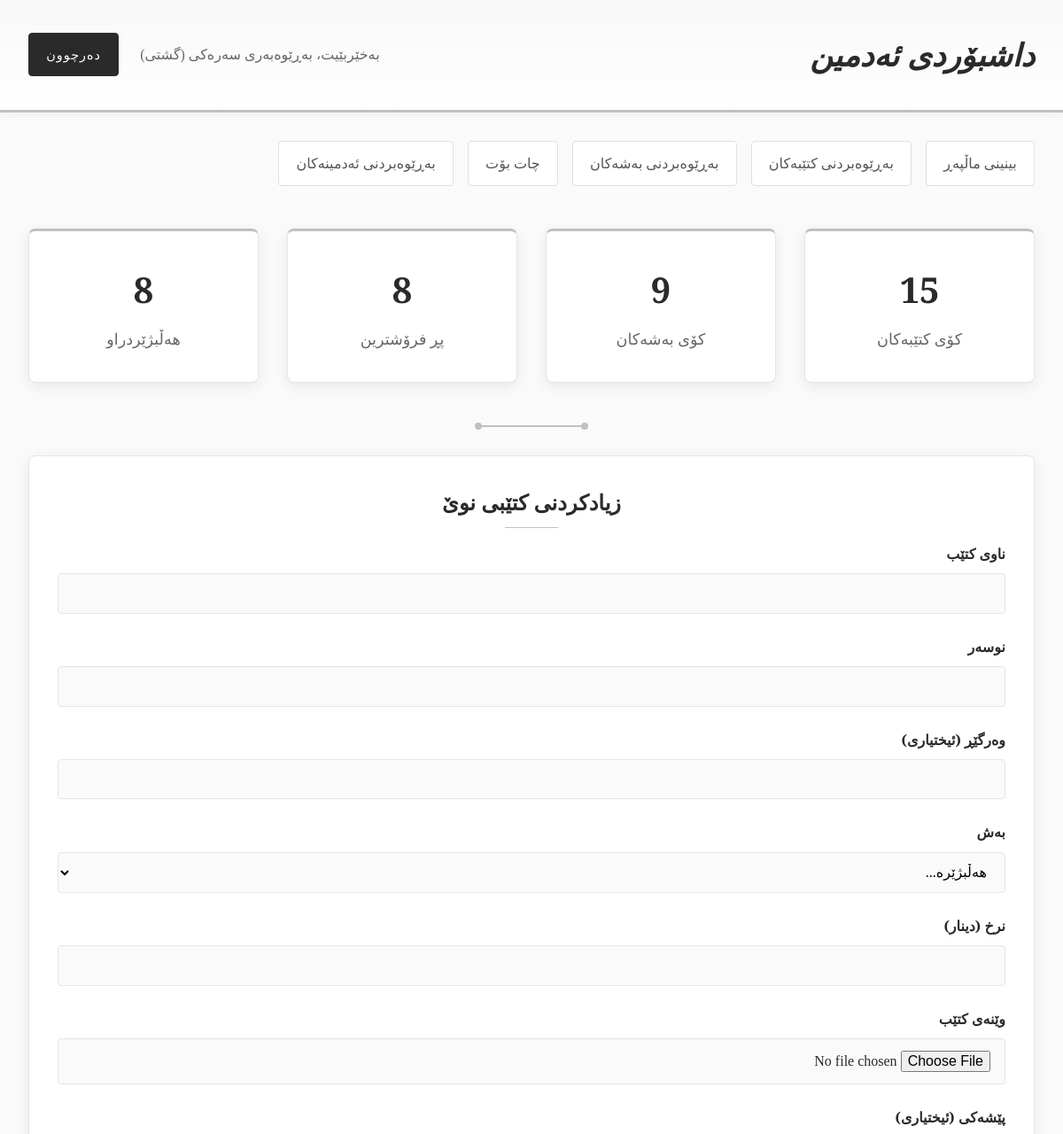
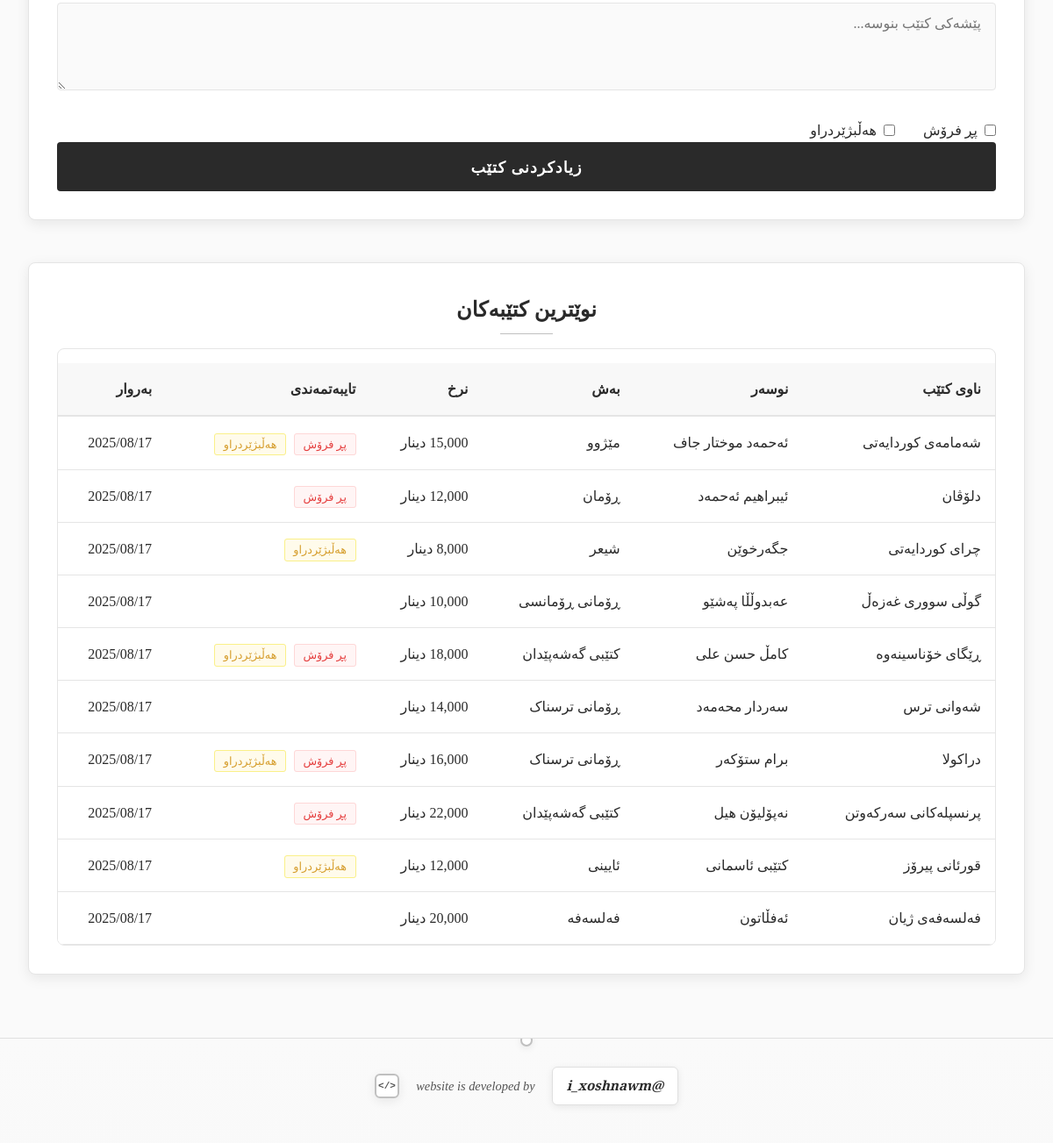
The app's page /admin_dashboard.php (signed in) with its own data (2 pictures, top to bottom).
### tables this page shows
CREATE TABLE books (
    book_id INT AUTO_INCREMENT,
    book_title VARCHAR(255) NOT NULL,
    author VARCHAR(255) NOT NULL,
    translator VARCHAR(255) NULL,
    genre VARCHAR(100) NOT NULL,
    category_id INT,
    price DECIMAL(10,2) NOT NULL,
    book_image VARCHAR(255) DEFAULT 'default_book.jpg',
    description TEXT,
    is_featured BOOLEAN DEFAULT FALSE,
    is_bestseller BOOLEAN DEFAULT FALSE,
    view_count INT DEFAULT 0,
    created_date TIMESTAMP DEFAULT CURRENT_TIMESTAMP,
    PRIMARY KEY (book_id),
    KEY category_key (category_id)
);

CREATE TABLE categories (
    category_id INT AUTO_INCREMENT,
    category_name VARCHAR(100) NOT NULL,
    category_description TEXT,
    created_date TIMESTAMP DEFAULT CURRENT_TIMESTAMP,
    PRIMARY KEY (category_id)
);

### admin_dashboard.php (the view, shortened to what this page needs)
<?php
require_once 'config.php';
$stmt = $conn->query("SELECT COUNT(*) as total_books FROM books");
$total_books = $stmt->fetch(PDO::FETCH_ASSOC)['total_books'];
$stmt = $conn->query("SELECT COUNT(*) as total_categories FROM categories WHERE category_id > 1");
$total_categories = $stmt->fetch(PDO::FETCH_ASSOC)['total_categories'];
$stmt = $conn->query("SELECT COUNT(*) as bestsellers FROM books WHERE is_bestseller = 1");
$bestsellers = $stmt->fetch(PDO::FETCH_ASSOC)['bestsellers'];
$stmt = $conn->query("SELECT COUNT(*) as featured FROM books WHERE is_featured = 1");
$featured = $stmt->fetch(PDO::FETCH_ASSOC)['featured'];
$stmt = $conn->query("SELECT b.*, c.category_name FROM books b LEFT JOIN categories c ON b.category_id = c.category_id ORDER BY b.created_date DESC LIMIT 10");
$recent_books = $stmt->fetchAll(PDO::FETCH_ASSOC);
?>
<!DOCTYPE html>
<html lang="ku" dir="rtl">
<head>
</head>
<body>
    <div class="header">
        <div class="header-content">
            <h1>داشبۆردی ئەدمین</h1>
            <div class="admin-info">
                <span>بەخێربێیت، <?php echo $_SESSION['admin_name']; ?> (<?php echo $_SESSION['admin_type']; ?>)</span>
                <a href="logout.php" class="logout-btn">دەرچوون</a>
            </div>
        </div>
    </div>
    <div class="container">
        <div class="nav-links">
            <a href="index.php" class="nav-link">بینینی ماڵپەڕ</a>
            <a href="manage_books.php" class="nav-link">بەڕێوەبردنی کتێبەکان</a>
            <a href="manage_categories.php" class="nav-link">بەڕێوەبردنی بەشەکان</a>
            <?php if($_SESSION['admin_type'] == 'گشتی'): ?>
                    <a href="admin_chat_history.php" class="nav-link">چات بۆت</a>
            <a href="manage_admins.php" class="nav-link">بەڕێوەبردنی ئەدمینەکان</a>
            <?php endif; ?>
        </div>
        <div class="stats-grid">
            <div class="stat-card">
                <div class="stat-number"><?php echo $total_books; ?></div>
                <div class="stat-label">کۆی کتێبەکان</div>
            </div>
            <div class="stat-card">
                <div class="stat-number"><?php echo $total_categories; ?></div>
                <div class="stat-label">کۆی بەشەکان</div>
            </div>
            <div class="stat-card">
                <div class="stat-number"><?php echo $bestsellers; ?></div>
                <div class="stat-label">پڕ فرۆشترین</div>
            </div>
            <div class="stat-card">
                <div class="stat-number"><?php echo $featured; ?></div>
                <div class="stat-label">هەڵبژێردراو</div>
            </div>
        </div>
        <div class="decorative-border"></div>
        <div class="sections-grid">
            <div class="section">
                <h2 class="section-title">زیادکردنی کتێبی نوێ</h2>
                <form method="POST" enctype="multipart/form-data">
                    <div class="form-group">
                        <label class="form-label">ناوی کتێب</label>
                        <input type="text" name="title" class="form-input" required>
                    </div>
                    <div class="form-group">
                        <label class="form-label">نوسەر</label>
                        <input type="text" name="author" class="form-input" required>
                    </div>
                    <div class="form-group">
                        <label class="form-label">وەرگێڕ (ئیختیاری)</label>
                        <input type="text" name="translator" class="form-input">
                    </div>
                    <div class="form-group">
                        <label class="form-label">بەش</label>
                        <select name="category_id" class="form-select" required>
                            <option value="">هەڵبژێرە...</option>
                        </select>
                    </div>
                    <div class="form-group">
                        <label class="form-label">نرخ (دینار)</label>
                        <input type="text" name="price" class="form-input" required>
                    </div>
                    <div class="form-group">
                        <label class="form-label">وێنەی کتێب</label>
                        <input type="file" name="book_image" class="form-input" accept="image/*">
                    </div>
                    <div class="form-group">
                        <label class="form-label">پێشەکی (ئیختیاری)</label>
                        <textarea name="description" class="form-textarea" placeholder="پێشەکی کتێب بنوسە..."></textarea>
                    </div>
                    <div class="checkbox-group">
                        <div class="checkbox-item">
                            <input type="checkbox" name="is_bestseller" id="bestseller">
                            <label for="bestseller">پڕ فرۆش</label>
                        </div>
                        <div class="checkbox-item">
                            <input type="checkbox" name="is_featured" id="featured">
                            <label for="featured">هەڵبژێردراو</label>
                        </div>
                    </div>
                    <button type="submit" name="add_book" class="form-button">زیادکردنی کتێب</button>
                </form>
            </div>
        </div>
        <div class="section">
            <h2 class="section-title">نوێترین کتێبەکان</h2>
            <div class="table-wrapper">
                <table class="books-table">
                    <thead>
                        <tr>
                            <th>ناوی کتێب</th>
                            <th>نوسەر</th>
                            <th>بەش</th>
                            <th>نرخ</th>
                            <th>تایبەتمەندی</th>
                            <th>بەروار</th>
                        </tr>
                    </thead>
                    <tbody>
                        <?php foreach($recent_books as $book): ?>
                        <tr>
                            <td><?php echo $book['book_title']; ?></td>
                            <td><?php echo $book['author']; ?></td>
                            <td><?php echo $book['category_name']; ?></td>
                            <td><?php echo number_format($book['price']); ?> دینار</td>
                            <td>
                                <?php if($book['is_bestseller']): ?>
                                <span class="badge badge-bestseller">پڕ فرۆش</span>
                                <?php endif; ?>
                                <?php if($book['is_featured']): ?>
                                <span class="badge badge-featured">هەڵبژێردراو</span>
                                <?php endif; ?>
                            </td>
                            <td><?php echo date('Y/m/d', strtotime($book['created_date'])); ?></td>
                        </tr>
                        <?php endforeach; ?>
                    </tbody>
                </table>
            </div>
        </div>
    </div>
</head>
<body>
    <div class="developer-footer" id="developerFooter">
        <div class="developer-credit">
            <a href="https://www.instagram.com/i_xoshnawm/" target="_blank" class="developer-link" id="devLink">@i_xoshnawm</a>
            <span class="dev-text" id="devText">website is developed by</span>
            <div class="tech-symbol" id="techSymbol"></div>
        </div>
    </div>
</body>
</html>

### records on screen
books: book_title "شەمامەی کوردایەتی", author "ئەحمەد موختار جاف", category.category_name "مێژوو", is_bestseller "پڕ فرۆش", is_featured "هەڵبژێردراو", created_date "2025/08/17"
books: book_title "دلۆڤان", author "ئیبراهیم ئەحمەد", category.category_name "ڕۆمان", is_bestseller "پڕ فرۆش", created_date "2025/08/17"
books: book_title "چرای کوردایەتی", author "جگەرخوێن", category.category_name "شیعر", is_featured "هەڵبژێردراو", created_date "2025/08/17"
books: book_title "گوڵی سووری غەزەڵ", author "عەبدوڵڵا پەشێو", category.category_name "ڕۆمانی ڕۆمانسی", created_date "2025/08/17"
books: book_title "ڕێگای خۆناسینەوە", author "کامڵ حسن علی", category.category_name "کتێبی گەشەپێدان", is_bestseller "پڕ فرۆش", is_featured "هەڵبژێردراو", created_date "2025/08/17"
books: book_title "شەوانی ترس", author "سەردار محەمەد", category.category_name "ڕۆمانی ترسناک", created_date "2025/08/17"
books: book_title "دراکولا", author "برام ستۆکەر", category.category_name "ڕۆمانی ترسناک", is_bestseller "پڕ فرۆش", is_featured "هەڵبژێردراو", created_date "2025/08/17"
books: book_title "پرنسپلەکانی سەرکەوتن", author "نەپۆلیۆن هیل", category.category_name "کتێبی گەشەپێدان", is_bestseller "پڕ فرۆش", created_date "2025/08/17"
books: book_title "قورئانی پیرۆز", author "کتێبی ئاسمانی", category.category_name "ئایینی", is_featured "هەڵبژێردراو", created_date "2025/08/17"
books: book_title "فەلسەفەی ژیان", author "ئەفڵاتون", category.category_name "فەلسەفە", created_date "2025/08/17"

### other values on screen
$_SESSION['admin_name'] "بەڕێوەبەری سەرەکی"
$_SESSION['admin_type'] "گشتی"
$total_books "15"
$total_categories "9"
$bestsellers "8"
$featured "8"
